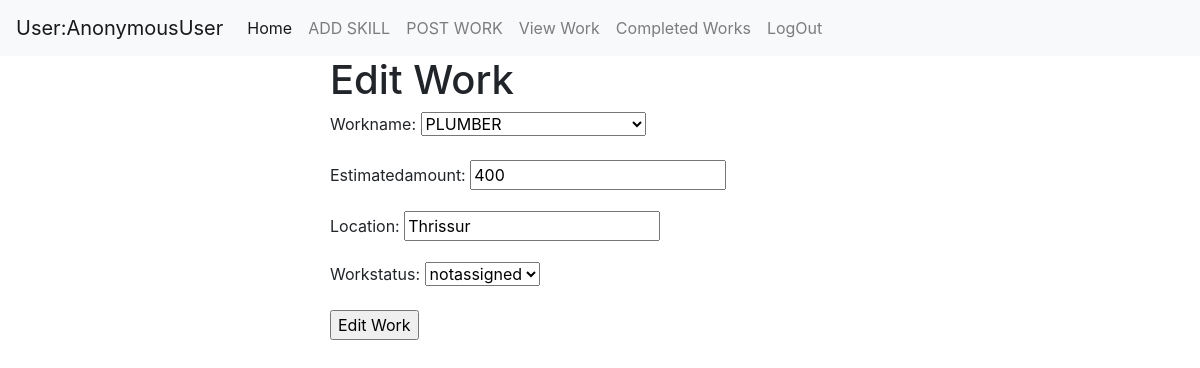
/homeuser/editwork/3, run on an earlier commit of the app's database.
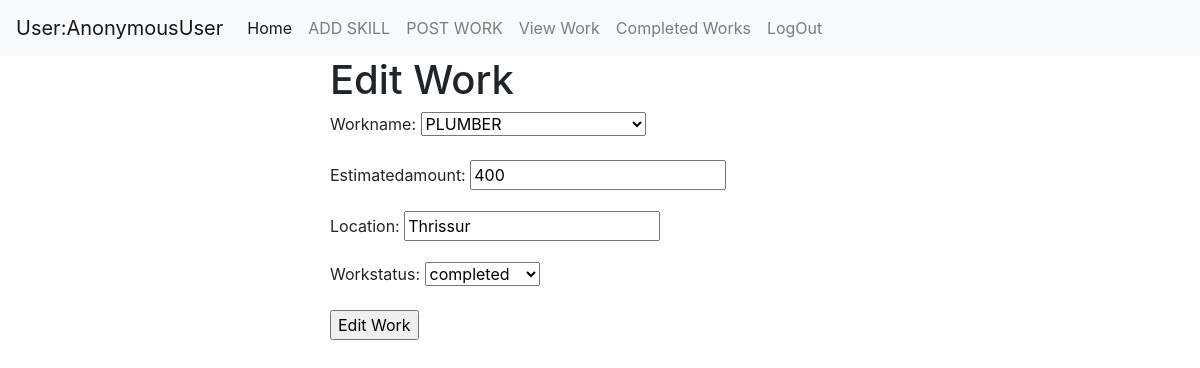
And on a later commit of the database.
### Homeapp/models.py (models this page shows, shortened)
class addWork(models.Model):
    workname=models.ForeignKey(skill,on_delete=models.CASCADE)
    estimatedamount=models.IntegerField()
    location=models.CharField(max_length=120)
    user=models.CharField(max_length=120)
    choice=(
        ('notassigned','notassigned'),
        ('assigned','assigned'),
        ('completed','completed')
    )
    workstatus=models.CharField(max_length=50,choices=choice)

### Homeapp/views.py (the view, shortened to what this page needs)
# urls.py: path('editwork/<int:pk>',EditWork.as_view(),name="editwork"),
class EditWork(TemplateView):
    model=addWork
    form_class=AddWorkForm
    template_name = "Homeapp/edit_work.html"
    context={}
    def get(self, request, *args, **kwargs):
        id=kwargs.get("pk")
        qs=self.getQuery(id)
        form=AddWorkForm(instance=qs)
        self.context["form"]=form
        return render(request,self.template_name,self.context)
    def getQuery(self,id):
        return self.model.objects.get(id=id)

### Homeapp/forms.py
class AddWorkForm(ModelForm):
    class Meta:
        model=addWork
        fields="__all__"
        widgets={
            'user':forms.HiddenInput()
        }

### Homeapp/models.py (called while the page is built)
    def __str__(self):
        return self.skillname

### Homeapp/templates/Homeapp/edit_work.html (shortened to what this page needs)
<!DOCTYPE html>
{% extends "Homeapp/index.html" %}
{% block body_block %}
    <div class="col-6">
            <h1>Edit Work</h1>
                <form method="post">
                    {{form.as_p}}
                    <input type="submit" value="Edit Work">
                </form>
            </div>
        <div class="col">
        </div>
    </div>
</div>
{% endblock %}

### Homeapp/templates/Homeapp/index.html (shortened to what this page needs)
<!DOCTYPE html>
<html lang="en">
<head>
<link rel="stylesheet" href="https://cdn.jsdelivr.net/npm/bootstrap@4.5.3/dist/css/bootstrap.min.css">
</head>
<body>
<nav class="navbar navbar-expand-lg navbar-light bg-light">
      {% if request.user %}
  <a class="navbar-brand" href="#">User:{{request.user}}</a>
  <div class="collapse navbar-collapse" id="navbarNav">
    <ul class="navbar-nav">
      <li class="nav-item active">
        <a class="nav-link" href="{% url 'index' %}">Home <span class="sr-only">(current)</span></a>
      </li>
      <li class="nav-item">
        <a class="nav-link" href="{%url 'addskill' %}">ADD SKILL</a>
      </li>
      <li class="nav-item">
        <a class="nav-link" href="{%url 'addwork'%}">POST WORK</a>
      </li>
         <li class="nav-item">
        <a class="nav-link" href="{%url 'userviewwork' %}">View Work</a>
      </li>
         <li class="nav-item">
        <a class="nav-link" href="{% url 'completedwork' %}">Completed Works</a>
      </li>
           <li class="nav-item">
        <a class="nav-link" href="{%url 'logoutPage'%}">LogOut</a>
      </li>
    </ul>
  </div>
</nav>
<div class="container">
    <div class="row">
        <div class="col"></div>
    {% block body_block %}{% endblock %}
{% endif%}
</body>
</html>

What changed in the data, as far as the page shows it:
changed addWork "PLUMBER": workstatus "notassigned" → "completed"
